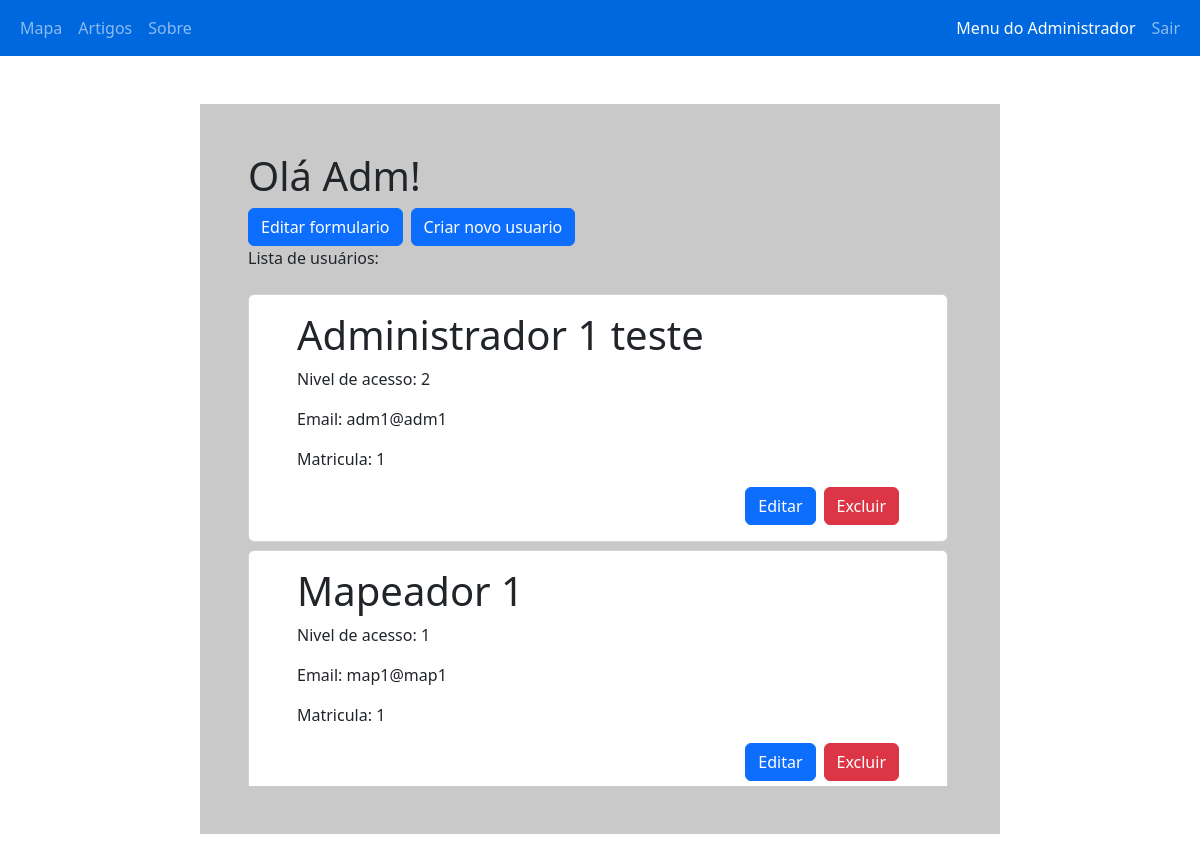
Screenshot of /php/menuadministrador.php (signed in) with the database file from the repository.
### tables this page shows
CREATE TABLE `usuario` (
  `email` varchar(150) NOT NULL,
  `senha` varchar(150) NOT NULL,
  `matricula` varchar(20) NOT NULL,
  `nome` varchar(50) NOT NULL,
  `nivel` int NOT NULL,
  `idUsuario` int NOT NULL AUTO_INCREMENT,
  PRIMARY KEY (`idUsuario`)
);

### php/session.php (called while the page is built, shortened)
<?php
    $idUsuarioS = $_SESSION['idUsuario'];
    $nomeUsuario = $_SESSION['nomeUsuario'];
?>

### php/menuadministrador.php (the view, shortened to what this page needs)
<?php
    include_once "link.php";
    include_once "session.php";
        ?>
        <?php
    $query = mysqli_query($link,"SELECT * FROM USUARIO WHERE idUsuario != $idUsuarioS");
?>
<!DOCTYPE html>
<html lang="pt-br">
<head>
    <link rel="stylesheet" href="../style/style.css">
    <link href="https://cdn.jsdelivr.net/npm/bootstrap@5.2.2/dist/css/bootstrap.min.css" rel="stylesheet">
    <link rel="stylesheet" href="https://cdn.jsdelivr.net/npm/bootstrap-icons@1.3.0/font/bootstrap-icons.css">
</head>
<body>
    <nav class="navbar navbar-expand dblue navbar-dark">
        <div class="container-fluid">
            <ul class="navbar-nav">
                <li class="nav-item">
                    <a class="nav-link" href="index.php">Mapa</a>
                </li>
                <li class="nav-item">
                    <a class="nav-link" href="artigos.php">Artigos</a>
                </li>
                <li class="nav-item">
                    <a class="nav-link" href="sobre.php">Sobre</a>
                </li>
            </ul>
            <ul class="navbar-nav justify-content-end">
                <li class='nav-item'>
                    <a class='nav-link active' href='menuadministrador.php'> Menu do Administrador</a>
                </li>
                <li class='nav-item'>
                    <a class='nav-link' href='sair.php'> Sair </a>
                </li>
            </ul>
        </div>
    </nav>
    <div class="row m-0">
        <div class="col-8 container gray p-5 my-5">
            <h1>Olá <?php echo $nomeUsuario ?>!</h1>
            <div class="d-flex">
                <a class="btn btn-primary me-2" href="editarformulario.php">Editar formulario</a>
                <a class="btn btn-primary" href="criarusuario.php">Criar novo usuario</a>
            </div>
            <p>Lista de usuários:</p>
            <div class="overflow-auto pe-1" style="height: 500px;">
            <?php
                if(mysqli_num_rows($query) < 0){
                    ?>
                    </div>
                    <h2>Não há usuarios registrados</h2>
                    <?php
                }else{
                    while($row = mysqli_fetch_assoc($query)){
                        $nome = $row['nome'];
                        $email = $row['email'];
                        $matricula = $row['matricula'];
                        $nivel = $row['nivel'];
                        ?>
                        <div class="card mt-2 py-3 px-5">
                            <h1> <?php echo $nome ?> </h1>
                            <p>Nivel de acesso: <?php echo $nivel ?> </p>
                            <p>Email: <?php echo $email ?> </p>
                        <?php
                            if($matricula != null){ ?>
                                <p>Matricula: <?php echo $matricula ?> </p>
                        <?php
                            }
                        ?>
                            <div class='d-flex justify-content-end'>
                                <form action="editarusuario.php" method="get" class='me-2'>
                                    <button type="submit" class="btn btn-primary">Editar</button>
                                </form>
                                <form action="excluirusuario.php" method="post">
                                    <button type="submit" class="btn btn-danger" onclick="return confirm('Você deseja excluir este usuario?');">Excluir</button>
                                </form>
                            </div>
                        </div>
                        <?php
                    }
                }
            ?>
            </div>
        </div>
    </div>
</body>

### style/style.css (style rules this page uses)
.gray { background-color: rgb(201, 201, 201); }
.dblue { background-color: rgb(0, 104, 223); }

### rows the page displays
usuario: nome "Administrador 1 teste", nivel "2", email "adm1@adm1", matricula "1"
usuario: nome "Mapeador 1", nivel "1", email "map1@map1", matricula "1"

### other values shown
$nomeUsuario "Adm"
